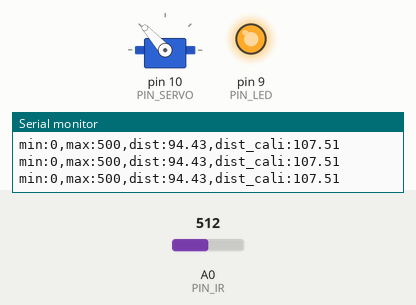
Bench run of a sketch on a simulated Arduino Uno, built with avr-gcc and run on an emulated ATmega328P. Shown: servo, output pins drawn as LEDs (lit = HIGH), the last lines printed to the serial monitor. The inputs (shaded band) are chosen by the test bench; at power-on: A0 (PIN_IR) = 512.

Above: at 1.2 s.
1.3 s: A0 (PIN_IR) set to 362
2.8 s: A0 (PIN_IR) set to 335
At 3.9 s:
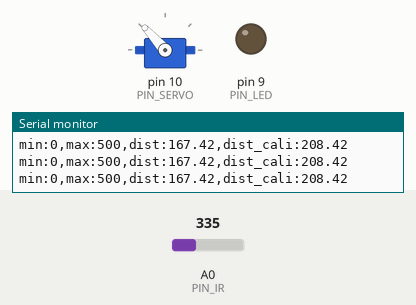
4.3 s: A0 (PIN_IR) set to 300
7.3 s: A0 (PIN_IR) set to 271
At 8.4 s:
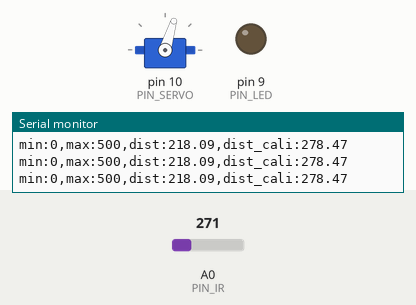
8.8 s: A0 (PIN_IR) set to 716
At 10.0 s:
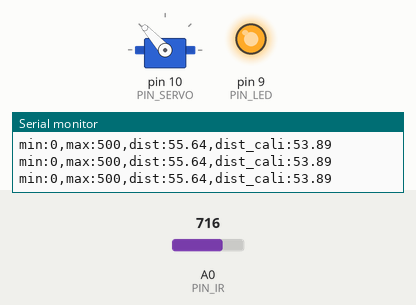
10.3 s: A0 (PIN_IR) set to 306
At 11.1 s:
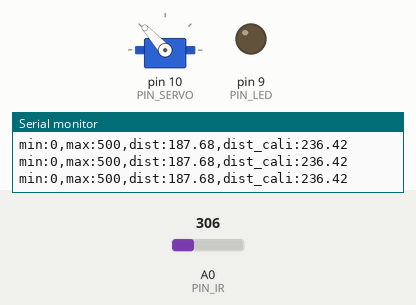
Timing chart, 0 to 12.8 s (numbered marks = the images above; inputs shaded):
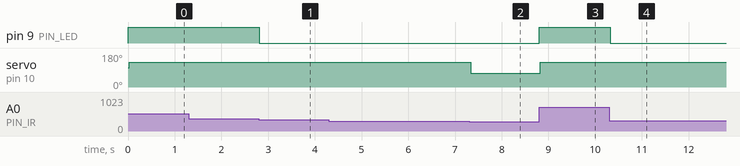

The sketch:

21_bbc_20213092.ino
```cpp
// Arduino pin assignment
#include <Servo.h>
#define PIN_IR A0
#define PIN_LED 9
#define PIN_SERVO 10
#define _DUTY_NEU 1500

Servo myservo;

int a, b; // unit: mm

void setup() {
// initialize GPIO pins
  pinMode(PIN_LED,OUTPUT);
  digitalWrite(PIN_LED, 1);

// initialize serial port
  Serial.begin(57600);

  a = 89; //70;
  b = 306; //300;

//servo

  myservo.attach(PIN_SERVO);
  myservo.writeMicroseconds(1600);
}

float ir_distance(void){ // return value unit: mm
  float val;
  float volt = float(analogRead(PIN_IR));
  val = ((6762.0/(volt-9.0))-4.0) * 10.0;
  return val;
}

void loop() {
  float raw_dist = ir_distance();
  float dist_cali = 100 + 300.0 / (b - a) * (raw_dist - a);
  Serial.print("min:0,max:500,dist:");
  Serial.print(raw_dist);
  Serial.print(",dist_cali:");
  Serial.println(dist_cali);
  if(raw_dist > 156 && raw_dist <224) digitalWrite(PIN_LED, 0);
  else digitalWrite(PIN_LED, 255);
  delay(20);
  if(dist_cali < 255){
    myservo.writeMicroseconds(1900);
  }
  else{
    myservo.writeMicroseconds(1300);
  }
}
```

Measured:
- the behaviour switches between 354 and 353 on A0 (PIN_IR) (found by bisection; images 0 and 1)
- the behaviour switches between 290 and 289 on A0 (PIN_IR) (found by bisection; images 1 and 2)
- after the input at 2.8 s, pin 9 (PIN_LED): HIGH → LOW at once
- after the input at 7.3 s, servo on pin 10 (PIN_SERVO): 132° → 73° at once
- after the input at 8.8 s, pin 9 (PIN_LED): LOW → HIGH at once; servo on pin 10 (PIN_SERVO): 73° → 132° at once
- after the input at 10.3 s, pin 9 (PIN_LED): HIGH → LOW at once
